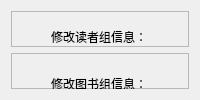
              <widget class="QWidget" name="page_16">
               <layout class="QGridLayout" name="gridLayout_57">
                <item row="0" column="0">
                 <widget class="QFrame" name="frame_16">
                  <property name="frameShape">
                   <enum>QFrame::StyledPanel</enum>
                  </property>
                  <property name="frameShadow">
                   <enum>QFrame::Raised</enum>
                  </property>
                  <widget class="QLabel" name="label_67">
                   <property name="geometry">
                    <rect>
                     <x>40</x>
                     <y>10</y>
                     <width>151</width>
                     <height>31</height>
                    </rect>
                   </property>
                   <property name="text">
                    <string>修改读者组信息：</string>
                   </property>
                  </widget>
                  <widget class="QPushButton" name="pushButton_21">
                   <property name="geometry">
                    <rect>
                     <x>200</x>
                     <y>230</y>
                     <width>151</width>
                     <height>28</height>
                    </rect>
                   </property>
                   <property name="text">
                    <string>修改读者组信息</string>
                   </property>
                  </widget>
                  <widget class="QWidget" name="layoutWidget_5">
                   <property name="geometry">
                    <rect>
                     <x>130</x>
                     <y>60</y>
                     <width>304</width>
                     <height>161</height>
                    </rect>
                   </property>
                   <layout class="QGridLayout" name="gridLayout_56">
                    <item row="1" column="1">
                     <widget class="QLineEdit" name="name_8"/>
                    </item>
                    <item row="2" column="0">
                     <widget class="QLabel" name="label_69">
                      <property name="text">
                       <string>可借书数量</string>
                      </property>
                     </widget>
                    </item>
                    <item row="1" column="0">
                     <widget class="QLabel" name="label_68">
                      <property name="text">
                       <string>读者组名</string>
                      </property>
                     </widget>
                    </item>
                    <item row="2" column="1">
                     <widget class="QLineEdit" name="max_borrow_num_2"/>
                    </item>
                    <item row="3" column="0">
                     <widget class="QLabel" name="label_70">
                      <property name="text">
                       <string>可借书时间</string>
                      </property>
                     </widget>
                    </item>
                    <item row="4" column="1">
                     <widget class="QLineEdit" name="max_renew_time_2"/>
                    </item>
                    <item row="4" column="0">
                     <widget class="QLabel" name="label_71">
                      <property name="text">
                       <string>可续借次数</string>
                      </property>
                     </widget>
                    </item>
                    <item row="3" column="1">
                     <widget class="QLineEdit" name="max_borrow_time_2"/>
                    </item>
                    <item row="0" column="0">
                     <widget class="QLabel" name="label_73">
                      <property name="text">
                       <string>读者组编号:</string>
                      </property>
                     </widget>
                    </item>
                    <item row="0" column="1">
                     <widget class="QLabel" name="readerGroupid">
                      <property name="text">
                       <string/>
                      </property>
                     </widget>
                    </item>
                   </layout>
                  </widget>
                 </widget>
                </item>
                <item row="1" column="0">
                 <widget class="QFrame" name="frame_15">
                  <property name="frameShape">
                   <enum>QFrame::StyledPanel</enum>
                  </property>
                  <property name="frameShadow">
                   <enum>QFrame::Raised</enum>
                  </property>
                  <widget class="QLabel" name="label_60">
                   <property name="geometry">
                    <rect>
                     <x>40</x>
                     <y>10</y>
                     <width>151</width>
                     <height>41</height>
                    </rect>
                   </property>
                   <property name="text">
                    <string>修改图书组信息：</string>
                   </property>
                  </widget>
                  <widget class="QPushButton" name="pushButton_20">
                   <property name="geometry">
                    <rect>
                     <x>202</x>
                     <y>160</y>
                     <width>151</width>
                     <height>28</height>
                    </rect>
                   </property>
                   <property name="text">
                    <string>修改图书组信息</string>
                   </property>
                  </widget>
                  <widget class="QWidget" name="layoutWidget_4">
                   <property name="geometry">
                    <rect>
                     <x>130</x>
                     <y>60</y>
                     <width>304</width>
                     <height>93</height>
                    </rect>
                   </property>
                   <layout class="QGridLayout" name="gridLayout_55">
                    <item row="2" column="0">
                     <widget class="QLabel" name="label_62">
                      <property name="text">
                       <string>最大借出时间</string>
                      </property>
                     </widget>
                    </item>
                    <item row="2" column="1">
                     <widget class="QLineEdit" name="max_time_2"/>
                    </item>
                    <item row="1" column="1">
                     <widget class="QLineEdit" name="name_7"/>
                    </item>
                    <item row="1" column="0">
                     <widget class="QLabel" name="label_61">
                      <property name="text">
                       <string>图书组名</string>
                      </property>
                     </widget>
                    </item>
                    <item row="0" column="0">
                     <widget class="QLabel" name="label_75">
                      <property name="text">
                       <string>图书组编号:</string>
                      </property>
                     </widget>
                    </item>
                    <item row="0" column="1">
                     <widget class="QLabel" name="bookGroupid">
                      <property name="text">
                       <string/>
                      </property>
                     </widget>
                    </item>
                   </layout>
                  </widget>
                 </widget>
                </item>
               </layout>
              </widget>
